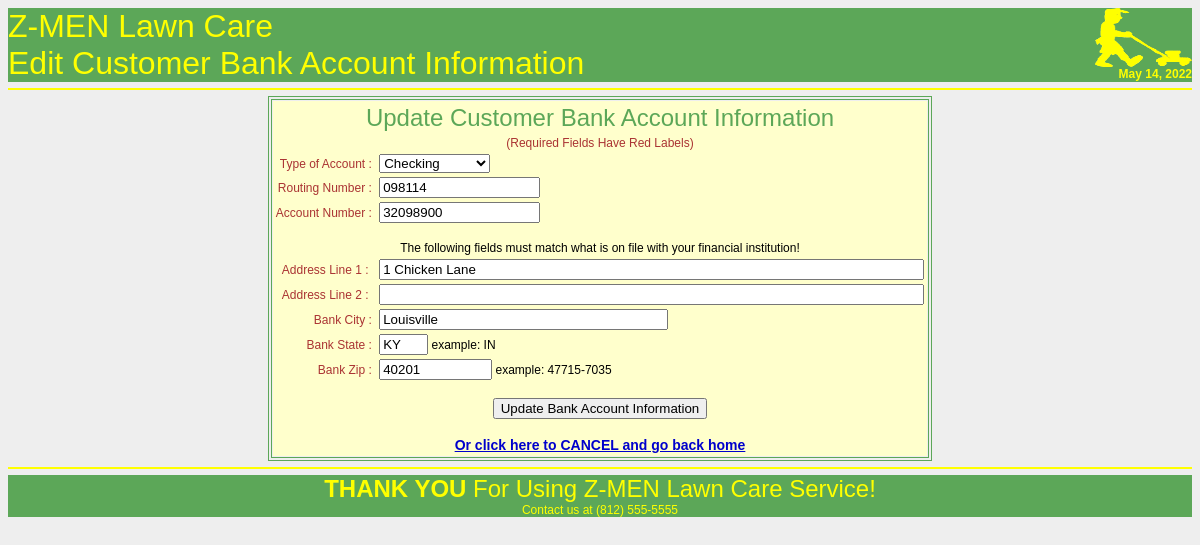
/site/php/customer_bank_edit_form.php (signed in), run on the app's committed database.
### tables this page shows
CREATE TABLE `customer_bank` (
  `cust_id` mediumint(8) UNSIGNED NOT NULL DEFAULT '0',
  `custbank_address1` varchar(64) DEFAULT NULL,
  `custbank_address2` varchar(64) DEFAULT NULL,
  `custbank_city` varchar(32) DEFAULT NULL,
  `custbank_state` char(2) DEFAULT NULL,
  `custbank_zip` varchar(10) DEFAULT NULL,
  `custbank_bank` varchar(32) DEFAULT NULL,
  `bat_id` tinyint(3) UNSIGNED DEFAULT '0',
  `custbank_routing` varchar(16) DEFAULT NULL,
  `custbank_account` varchar(16) DEFAULT NULL,
  `custbank_created` datetime DEFAULT NULL,
  `custbank_lastupd` timestamp NOT NULL DEFAULT CURRENT_TIMESTAMP ON UPDATE CURRENT_TIMESTAMP,
  `custbank_created_ip` varchar(15) DEFAULT NULL,
  `custbank_lastupd_ip` varchar(15) DEFAULT NULL,
  `custbank_last_mod_by` varchar(16) DEFAULT NULL,
  PRIMARY KEY (`cust_id`),
  KEY `customer_bank_bat_id` TYPE BTREE (`bat_id`),
  CONSTRAINT `FK_customer_bank_1` FOREIGN KEY (`cust_id`) REFERENCES `customer` (`cust_id`) ON DELETE CASCADE ON UPDATE CASCADE,
  CONSTRAINT `FK_customer_bank_2` FOREIGN KEY (`bat_id`) REFERENCES `bank_acct_type` (`bat_id`) ON DELETE
  SET
    NULL ON UPDATE CASCADE
);

CREATE TABLE `bank_acct_type` (
  `bat_id` tinyint(3) UNSIGNED NOT NULL AUTO_INCREMENT,
  `bat_type` varchar(32) DEFAULT NULL,
  `bat_desc` varchar(64) DEFAULT NULL,
  `bat_lastupd` timestamp NOT NULL DEFAULT CURRENT_TIMESTAMP ON UPDATE CURRENT_TIMESTAMP,
  `bat_created` datetime DEFAULT NULL,
  PRIMARY KEY (`bat_id`)
);

### site/php/fns_database.php (called while the page is built, shortened)
<?php
function dbconnect() {
	$db = mysqli_connect('localhost','zmen_webuser','password','zmendev');
	return $db;
}
?>

### site/php/customer_bank_edit_form.php (the view, shortened to what this page needs)
<?php
require_once 'fns_database.php';
require_once 'fns_display.php';
$customer_online = $_SESSION['user_online_record'];
$query = "SELECT * FROM customer_bank, bank_acct_type
		   WHERE cust_id = '".$customer_online['cust_id']."'
		   AND customer_bank.bat_id = bank_acct_type.bat_id ";
		$result = dbconnect()->query($query);
		for ($i=0; $i<$result->num_rows; $i++) $customer_bank = $result->fetch_assoc();
?>
<!DOCTYPE HTML PUBLIC "-//W3C//DTD HTML 4.01 Transitional//EN" "http://www.w3.org/TR/html4/loose.dtd">
<html>
<head>
</head>
<body bgcolor="#EEEEEE">
<table border="0">
<tr>
<table width="100%"  border="0" cellpadding="0" cellspacing="0">
      <tr>
        <td align="center">
          <table width="100%"  border="0" cellpadding="0" cellspacing="0">
            <tr>
              <td width="50%" align="left" valign="top" class="style3" height="15px" bgcolor="#5ca758"><font color="#FFFF00">Z-MEN Lawn Care<br />Edit Customer Bank Account Information</font></td>
              <td width="50%" align="right" valign="top" height="15px"  bgcolor="#5ca758"><img src="../images/logo_yellow.gif" width="97" height="59"><br />
              <font color="#FFFF00"><b><?php print date("F   d, Y  ") ?></b></font></td>
            </tr>
		</table>
		</td>
	  </tr>
</table>
</tr>
<tr><hr color="#FFFF00"></tr>
<div align="center"><table border="1" bordercolor="#5ca758">
<tr><td align="center">
<form action="customer_bank_edit.php" method="post" name="customer_edit_form">
<table border="0" bordercolorlight="#5ca758" align="center" bgcolor="#FFFFCC">
  <tr>
  	<td colspan="2" align="center"><font size="+2" color="#5ca758">Update Customer Bank Account Information</font></td>
  </tr>
  <tr>
  	<td colspan="2" align="center" class="required">(Required Fields Have Red Labels)</td>
  </tr>
  <tr>
	<td align="right" class="required">Type of Account :&nbsp;</td>
	<td align="left"><select name="bat_id">
							<option value="<?php echo $customer_bank['bat_id']; ?>"><?php echo $customer_bank['bat_type']; ?></option>
						</select></td>
  </tr>
  <tr>
	<td align="right" class="required">Routing Number :&nbsp;</td>
	<td align="left"><input type="text" name="custbank_routing" maxlength="16" size="17" value="<?php echo $customer_bank['custbank_routing']; ?>" /></td>
  </tr>
  <tr>
	<td align="right" class="required">Account Number :&nbsp;</td>
	<td align="left"><input type="text" name="custbank_account" maxlength="16" size="17" value="<?php echo $customer_bank['custbank_account']; ?>" /></td>
  </tr>
  <tr><td align="center" colspan="2"><br />The following fields must match what is on file with your financial institution!</td></tr>
	<tr>
	<td align="right" class="required">Address Line 1 : &nbsp;</td>
	<td align="left"><input type="text" name="custbank_address1" maxlength="64" size="65" value="<?php echo $customer_bank['custbank_address1']; ?>" /></td>
  </tr>
  <tr>
	<td align="right" class="required">Address Line 2 : &nbsp;</td>
	<td align="left"><input type="text" name="custbank_address2" maxlength="64" size="65" value="<?php echo $customer_bank['custbank_address2']; ?>" /></td>
</tr>
 <tr>
	<td align="right" class="required">Bank City :&nbsp;</td>
	<td align="left"><input type="text" name="custbank_city" maxlength="32" size="33" value="<?php echo $customer_bank['custbank_city']; ?>" /></td>
 </tr>
 <tr>
	<td align="right" class="required">Bank State :&nbsp;</td>
	<td align="left"><input type="text" name="custbank_state" maxlength="2" size="3" value="<?php echo $customer_bank['custbank_state']; ?>" />&nbsp;example: IN</td>
 </tr>
  <tr>
    <td align="right" class="required">Bank Zip :&nbsp;</td>
	<td align="left"><input type="text" name="custbank_zip" maxlength="10" size="11" value="<?php echo $customer_bank['custbank_zip']; ?>" />&nbsp;example: 47715-7035</td>
  </tr>
  <tr height="12"><td></td></tr>
  <tr>
  	<td align="center" colspan="2"><input type="submit" value="Update Bank Account Information" /></td>
  </tr>
	<tr>
		<td align="center" colspan="2"><br /><a href="../index.php" style="font-weight:bold; font-size:14px; color:#0000CC ">Or click here to CANCEL and go back home</a></td>
	</tr>
</table>
</td></tr>
</table></div>
<tr>
</tr>
</table>
</body>
</html>

### site/adminroot/css/admin.css (style rules this page uses)
body { font-family: Arial, Helvetica, sans-serif; font-size:12px; }
.required { color: #AA3333; }

### data on the page
customer_bank: bat_id "Checking", custbank_routing "098114", custbank_account "32098900", custbank_address1 "1 Chicken Lane", custbank_city "Louisville", custbank_state "KY", custbank_zip "40201"
